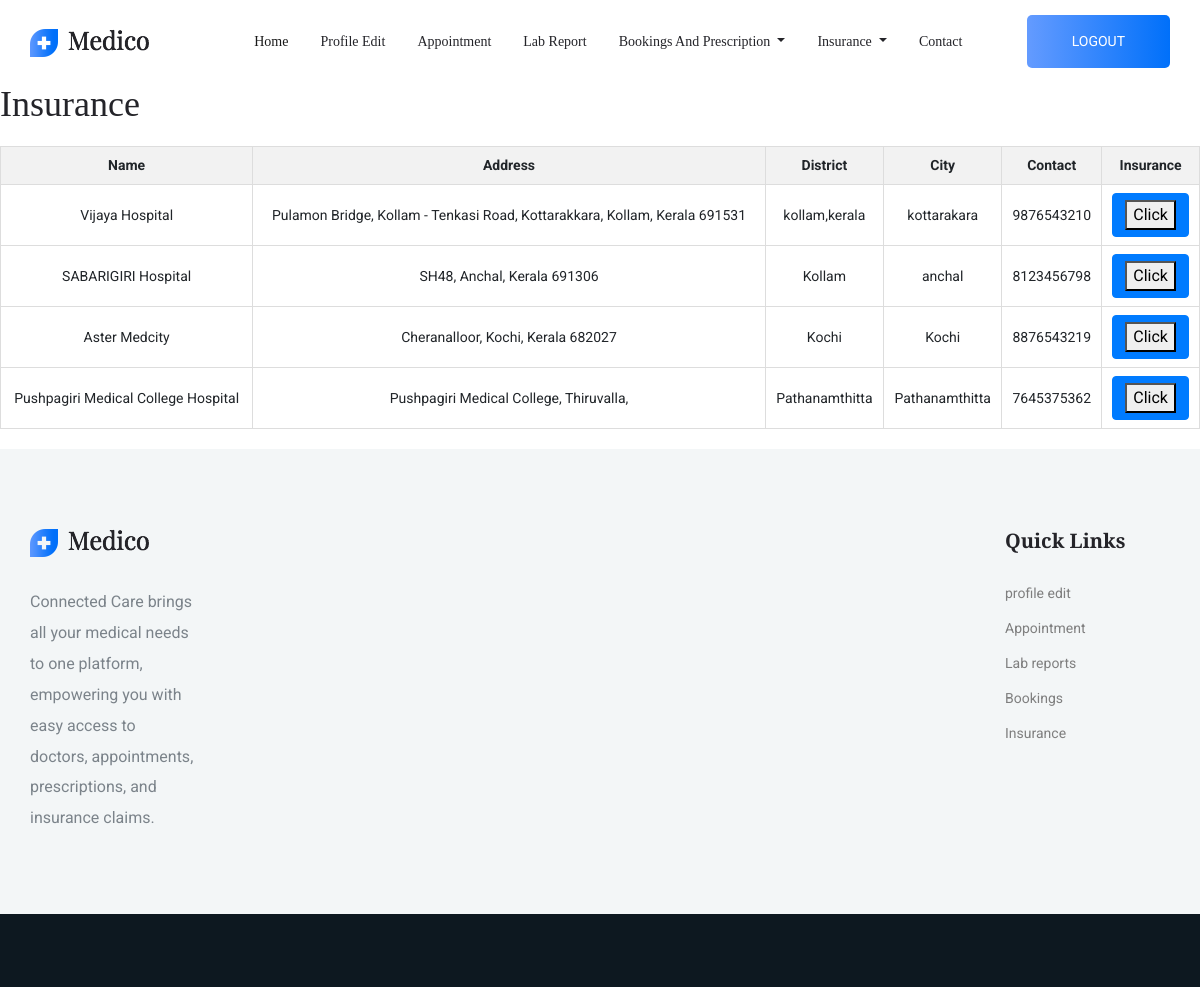
Screenshot of /ins_pat_show (signed in) with the database file from the repository.
### hosp_app/models.py (models this page shows, shortened)
class Hosp(models.Model):
    name=models.CharField(max_length=100)
    address=models.CharField(max_length=100)
    dist=models.CharField(max_length=100)
    city=models.CharField(max_length=100)
    contact=models.CharField(max_length=100)
    loginid=models.ForeignKey('Login',on_delete=models.CASCADE)

### hosp_app/views.py (the view)
# urls.py: path('ins_pat_show',views.ins_pat_show,name='ins_pat_show'),
def ins_pat_show(request):
    if 'user_id' in request.session:
        ins=Hosp.objects.all()
        return render(request,'ins_pat_show.html',{'ins':ins})
    else:
        return redirect('login')

### hosp_app/templates/ins_pat_show.html (shortened to what this page needs)
{% extends "pat_header.html" %}
{% block content %}
<!DOCTYPE html>
<html>
<head>
</head>
<body>
    <h1>Insurance</h1>
    <table>
        <thead>
            <tr>
                <th>Name</th>
                <th>Address</th>
                <th>District</th>
                <th>City</th>
                <th>Contact</th>
                <th>Insurance</th>
            </tr>
        </thead>
        <tbody>
            {% for appointment in ins %}
            <tr>
                <td>{{ appointment.name }}</td>
                <td>{{ appointment.address }}</td>
                <td>{{ appointment.dist }}</td>
                <td>{{ appointment.city }}</td>
                <td>{{ appointment.contact }}</td>
                <td><a href="{% url 'ins_pat_hosp_show' appointment.id %}" class="btn btn-primary">
                    <button type="button">Click</button>
                </a></td>
               </tr>
            {% empty %}
            <tr>
                <td colspan="4">No prescriptions found.</td>
            </tr>
            {% endfor %}
        </tbody>
    </table>
</body>
</html>
{% endblock %}

### hosp_app/templates/ins_pat_show.html (style rules this page uses)
table { width: 100%; border-collapse: collapse; margin: 20px 0; }
th, td { border: 1px solid #ddd; padding: 8px; text-align: center; }
th { background-color: #f2f2f2; }

### rows the page displays
Hosp: name "Vijaya Hospital", address "Pulamon Bridge, Kollam - Tenkasi Road, Kottarakkara, Kollam, Kerala 691531", dist "kollam,kerala", city "kottarakara", contact "9876543210"
Hosp: name "SABARIGIRI Hospital", address "SH48, Anchal, Kerala 691306", dist "Kollam", city "anchal", contact "8123456798"
Hosp: name "Aster Medcity", address "Cheranalloor, Kochi, Kerala 682027", dist "Kochi", city "Kochi", contact "8876543219"
Hosp: name "Pushpagiri Medical College Hospital", address "Pushpagiri Medical College, Thiruvalla,", dist "Pathanamthitta", city "Pathanamthitta", contact "7645375362"
